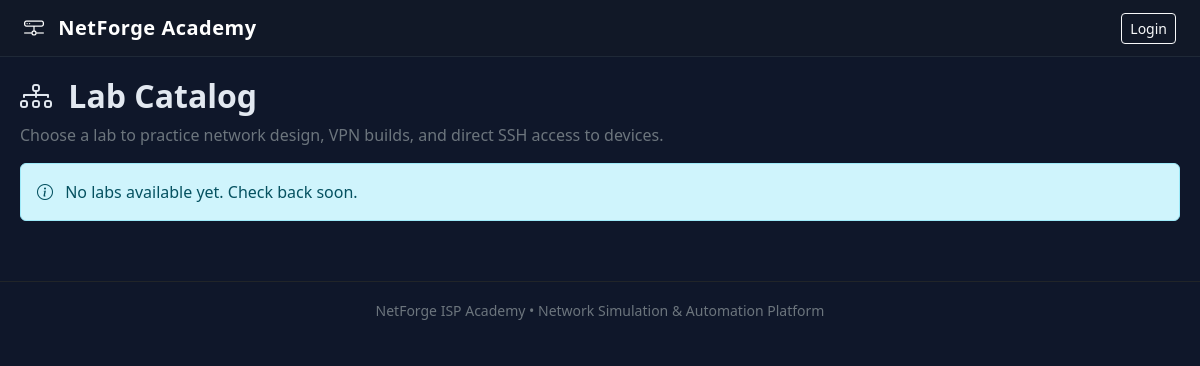
Page /labs/ on the earlier database version.
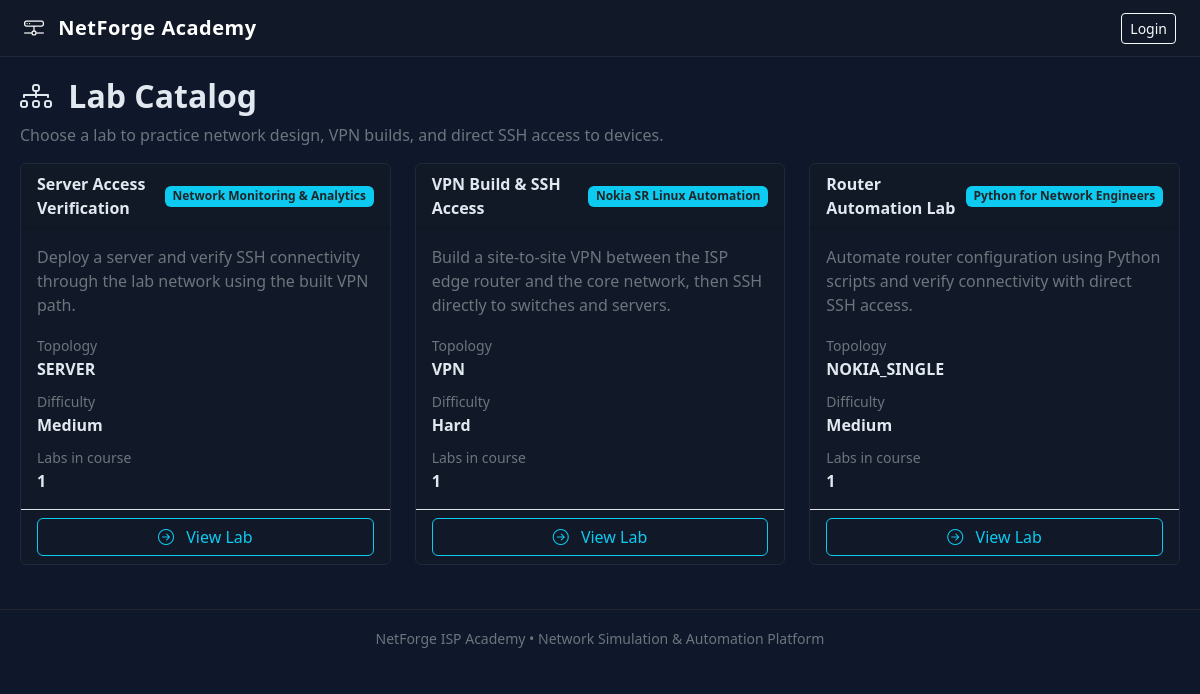
Same page on the later database version.
### academy/models.py (models this page shows, shortened)
class Lab(models.Model):
    course = models.ForeignKey(Course, on_delete=models.CASCADE, related_name='labs')
    title = models.CharField(max_length=200)
    description = models.TextField()
    topology_type = models.CharField(max_length=100, default="nokia_single")
    difficulty = models.CharField(max_length=20, choices=[
        ('easy', 'Easy'), ('medium', 'Medium'), ('hard', 'Hard')
    ])
    estimated_time = models.IntegerField(default=30)  # minutes

class Course(models.Model):
    title = models.CharField(max_length=200)
    description = models.TextField()
    level = models.CharField(max_length=50, choices=[
        ('beginner', 'Beginner'),
        ('intermediate', 'Intermediate'),
        ('advanced', 'Advanced'),
        ('isp', 'ISP Level')
    ])
    duration_hours = models.IntegerField(default=10)
    price = models.IntegerField(default=0)  # in KSh
    is_active = models.BooleanField(default=True)
    created_at = models.DateTimeField(auto_now_add=True)

### labs/views.py (the view)
# urls.py: path('', views.lab_list, name='list'),
def lab_list(request):
    labs = Lab.objects.select_related('course').order_by('course__title', 'title')
    return render(request, 'labs/list.html', {'labs': labs})

### templates/labs/list.html (shortened to what this page needs)
{% extends 'base.html' %}
{% block header %}
<h2 class="fw-bold">
    <i class="bi bi-diagram-3 me-2"></i> Lab Catalog
</h2>
<p class="text-secondary">
    Choose a lab to practice network design, VPN builds, and direct SSH access to devices.
</p>
{% endblock %}
{% block content %}
<div class="row g-4">
    {% if labs %}
        {% for lab in labs %}
            <div class="col-md-6 col-lg-4">
                <div class="card h-100">
                    <div class="card-header d-flex justify-content-between align-items-center">
                        <span class="fw-bold">{{ lab.title }}</span>
                        <span class="badge bg-info text-dark">{{ lab.course.title }}</span>
                    </div>
                    <div class="card-body">
                        <p class="text-secondary mb-3">{{ lab.description|truncatewords:20 }}</p>
                        <p class="mb-2">
                            <small class="text-secondary">Topology</small><br>
                            <strong>{{ lab.topology_type|upper }}</strong>
                        </p>
                        <p class="mb-2">
                            <small class="text-secondary">Difficulty</small><br>
                            <strong>{{ lab.get_difficulty_display }}</strong>
                        </p>
                        <p class="mb-0">
                            <small class="text-secondary">Labs in course</small><br>
                            <strong>{{ lab.course.labs.count }}</strong>
                        </p>
                    </div>
                    <div class="card-footer bg-transparent border-top">
                        <a href="{% url 'labs:detail' lab.id %}" class="btn btn-outline-info w-100">
                            <i class="bi bi-arrow-right-circle me-2"></i> View Lab
                        </a>
                    </div>
                </div>
            </div>
        {% endfor %}
    {% else %}
        <div class="col-12">
            <div class="alert alert-info">
                <i class="bi bi-info-circle me-2"></i> No labs available yet. Check back soon.
            </div>
        </div>
    {% endif %}
</div>
{% endblock %}

Differences in the rows shown:
added Lab: title "Server Access Verification", course "Network Monitoring & Analytics", description "Deploy a server and verify SSH connectivity through the lab network using the built VPN path.", topology_type "SERVER", difficulty "Medium", course.labs.count "1"
added Lab: title "VPN Build & SSH Access", course "Nokia SR Linux Automation", description "Build a site-to-site VPN between the ISP edge router and the core network, then SSH directly to switches and servers.", topology_type "VPN", difficulty "Hard", course.labs.count "1"
added Lab: title "Router Automation Lab", course "Python for Network Engineers", description "Automate router configuration using Python scripts and verify connectivity with direct SSH access.", topology_type "NOKIA_SINGLE", difficulty "Medium", course.labs.count "1"
Other differences:
text no longer shown: "No labs available yet. Check back soon."
